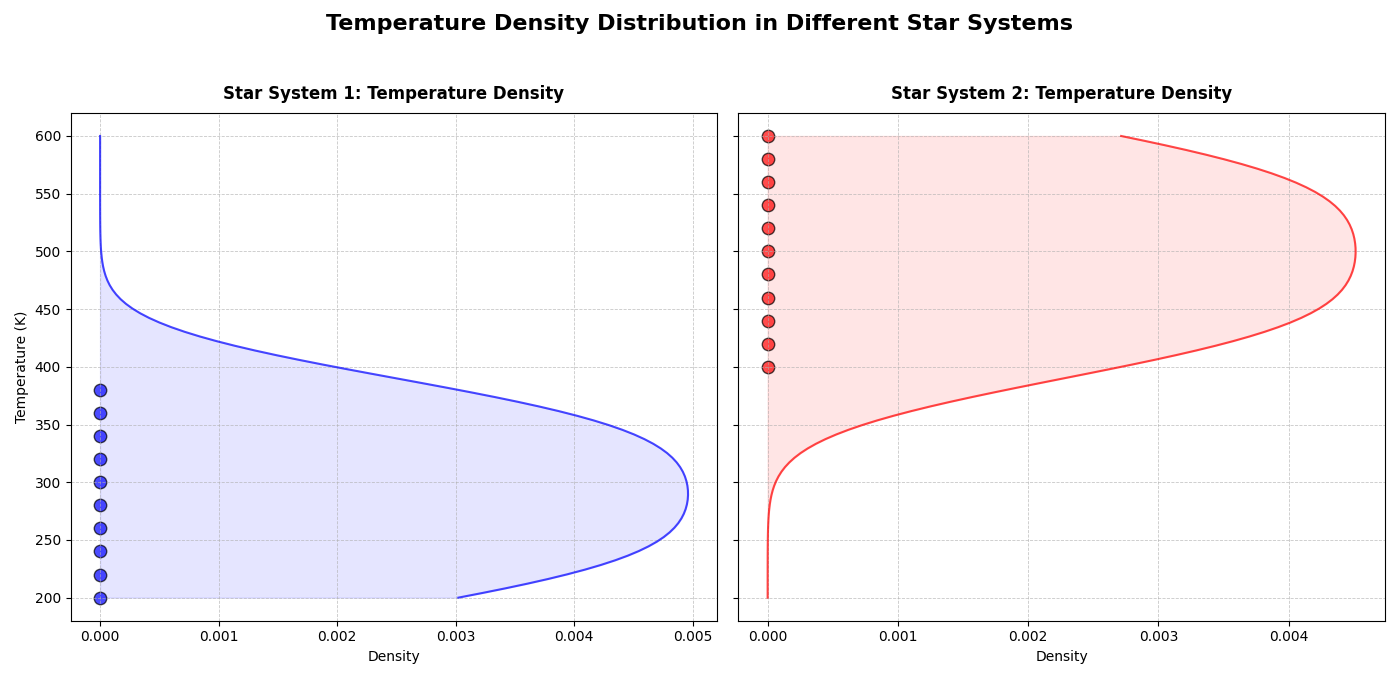

Python code for this plot:
import numpy as np
import matplotlib.pyplot as plt
from scipy.stats import gaussian_kde

luminosity_star_system1 = np.array([0.01, 0.03, 0.05, 0.07, 0.1, 0.15, 0.2, 0.25, 0.3, 0.35])
temperature_star_system1 = np.array([200, 220, 240, 260, 280, 300, 320, 340, 360, 380])

luminosity_star_system2 = np.array([0.5, 0.55, 0.6, 0.65, 0.7, 0.75, 0.8, 0.85, 0.9, 0.95, 1.0])
temperature_star_system2 = np.array([400, 420, 440, 460, 480, 500, 520, 540, 560, 580, 600])

kde_temp1 = gaussian_kde(temperature_star_system1)
kde_temp2 = gaussian_kde(temperature_star_system2)

temperature_grid = np.linspace(200, 600, 100)

density_temp1 = kde_temp1(temperature_grid)
density_temp2 = kde_temp2(temperature_grid)

fig, ax = plt.subplots(1, 2, figsize=(14, 7), sharey=True)

ax[0].plot(density_temp1, temperature_grid, color='blue', alpha=0.7)
ax[0].fill_betweenx(temperature_grid, density_temp1, color='blue', alpha=0.1)
ax[0].scatter([0]*len(temperature_star_system1), temperature_star_system1, color='blue', edgecolor='black', s=80, alpha=0.7)
ax[0].set_title("Star System 1: Temperature Density", fontsize=12, fontweight='bold', pad=10)
ax[0].set_ylabel("Temperature (K)", fontsize=10)
ax[0].set_xlabel("Density", fontsize=10)
ax[0].grid(True, linestyle='--', linewidth=0.6, alpha=0.7)

ax[1].plot(density_temp2, temperature_grid, color='red', alpha=0.7)
ax[1].fill_betweenx(temperature_grid, density_temp2, color='red', alpha=0.1)
ax[1].scatter([0]*len(temperature_star_system2), temperature_star_system2, color='red', edgecolor='black', s=80, alpha=0.7)
ax[1].set_title("Star System 2: Temperature Density", fontsize=12, fontweight='bold', pad=10)
ax[1].set_xlabel("Density", fontsize=10)
ax[1].grid(True, linestyle='--', linewidth=0.6, alpha=0.7)

fig.suptitle("Temperature Density Distribution in Different Star Systems", fontsize=16, fontweight='bold')

plt.tight_layout(rect=[0, 0.03, 1, 0.95])
plt.show()
